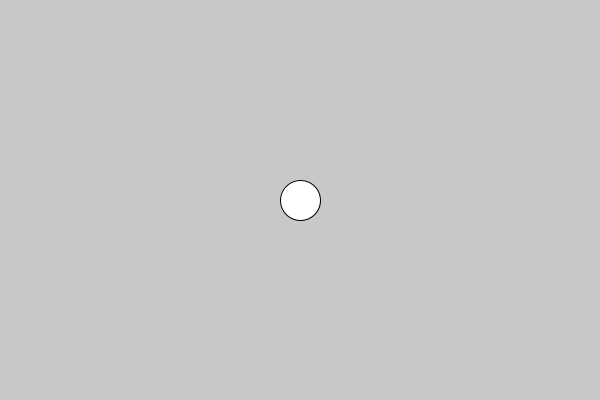
Frame 1 (no input)
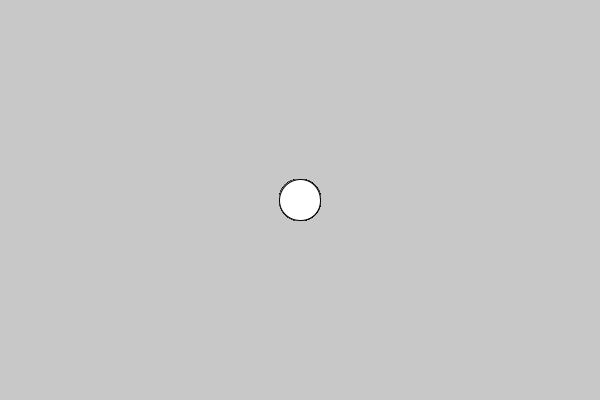
Frame 60 (the mouse pressed at the canvas centre just before this capture)
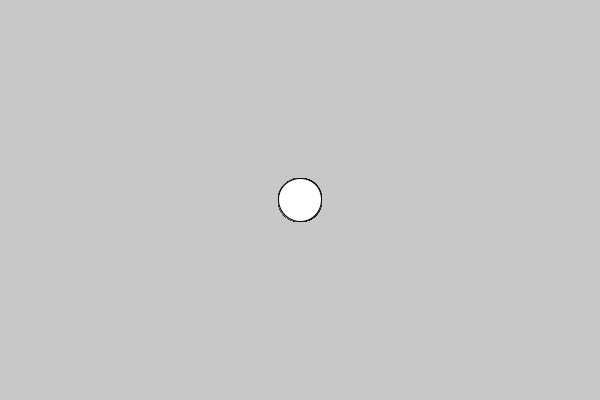
Frame 120 (the mouse held since frame 60 and released just before this capture)

The Processing sketch that drew these frames (run headless with seeded random() and noise(); from frame 60 on, the mouse is pressed at the canvas centre):

// Processing sketch: celulas1
// ── celulas1.pde
ArrayList celulas, puntos;
//////////////////////
//CONSTANTES CELULAS//
//////////////////////
int cantMax = 100;
int tiempoGeneracion = 1000;

Celula c;
void setup() {
  background(200);
  size(600, 400);
  smooth();
  c = new Celula(width/2,height/2);
}

void draw() {
  c.act();
}

class Celula {
  float x, y, tam, tiempo;
  int cantP;
  Celula(float nx, float ny) {
    x = nx;
    y = ny;
    cantP = 0;
    tam = 40 + (cantP*1.0/cantMax)*60;
    tiempo = 0;
  }
  void act() {
    if (tiempo > tiempoGeneracion && cantP < cantMax) {
      cantP++;
      tiempo = 0;
      tam = 40 + (cantP*1.0/cantMax)*60;
    }
    draw();
    tiempo += frameRate;
    println(tiempo + " "+ cantP);
  }
  void draw() {
    ellipse(x, y, tam, tam);
  }
}

class Punto {
  float x, y;
  Punto(float nx, float ny) {
  }
}
